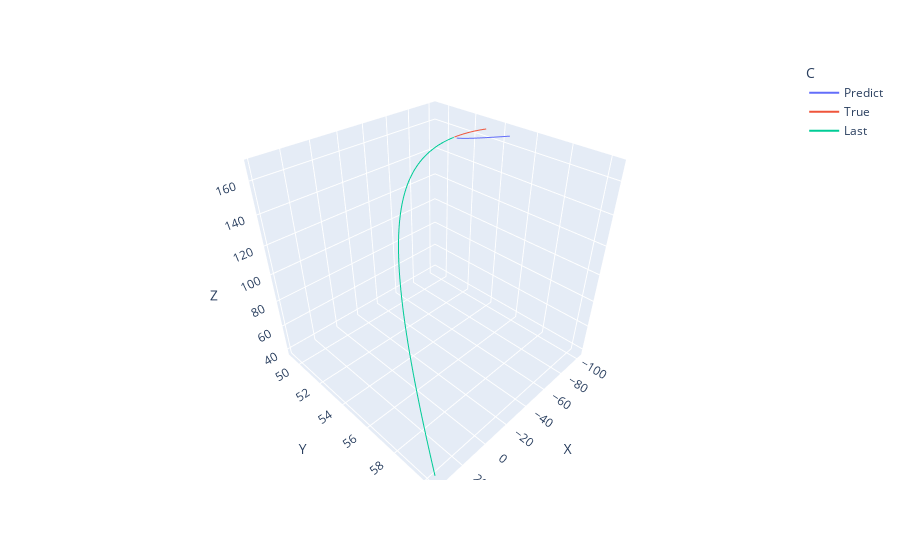

Notebook source saved alongside this figure:
### Code cell
fig = px.line_3d(aaaab, x="X", y="Y", z="Z", color='C', markers=0)
fig.show()

### Figure 1 — Plotly figure (JSON) as saved in the notebook; plotly's stock layout.template omitted (floating-point values rounded to 4 significant figures; data arrays with more than 128 entries replaced by an {"elided": "..."} marker saying what was removed)
{"data": [{"hovertemplate": "C=Predict<br>X=%{x}<br>Y=%{y}<br>Z=%{z}<extra></extra>", "legendgroup": "Predict", "line": {"color": "#636efa", "dash": "solid"}, "marker": {"symbol": "circle"}, "mode": "lines", "name": "Predict", "scene": "scene", "showlegend": true, "type": "scatter3d", "x": {"elided": "999 float values"}, "y": {"elided": "999 float values"}, "z": {"elided": "999 float values"}}, {"hovertemplate": "C=True<br>X=%{x}<br>Y=%{y}<br>Z=%{z}<extra></extra>", "legendgroup": "True", "line": {"color": "#EF553B", "dash": "solid"}, "marker": {"symbol": "circle"}, "mode": "lines", "name": "True", "scene": "scene", "showlegend": true, "type": "scatter3d", "x": {"elided": "999 float values"}, "y": {"elided": "999 float values"}, "z": {"elided": "999 float values"}}, {"hovertemplate": "C=Last<br>X=%{x}<br>Y=%{y}<br>Z=%{z}<extra></extra>", "legendgroup": "Last", "line": {"color": "#00cc96", "dash": "solid"}, "marker": {"symbol": "circle"}, "mode": "lines", "name": "Last", "scene": "scene", "showlegend": true, "type": "scatter3d", "x": {"elided": "7974 float values"}, "y": {"elided": "7974 float values"}, "z": {"elided": "7974 float values"}}], "layout": {"legend": {"title": {"text": "C"}, "tracegroupgap": 0}, "margin": {"t": 60}, "scene": {"domain": {"x": [0, 1], "y": [0, 1]}, "xaxis": {"title": {"text": "X"}}, "yaxis": {"title": {"text": "Y"}}, "zaxis": {"title": {"text": "Z"}}}}}
